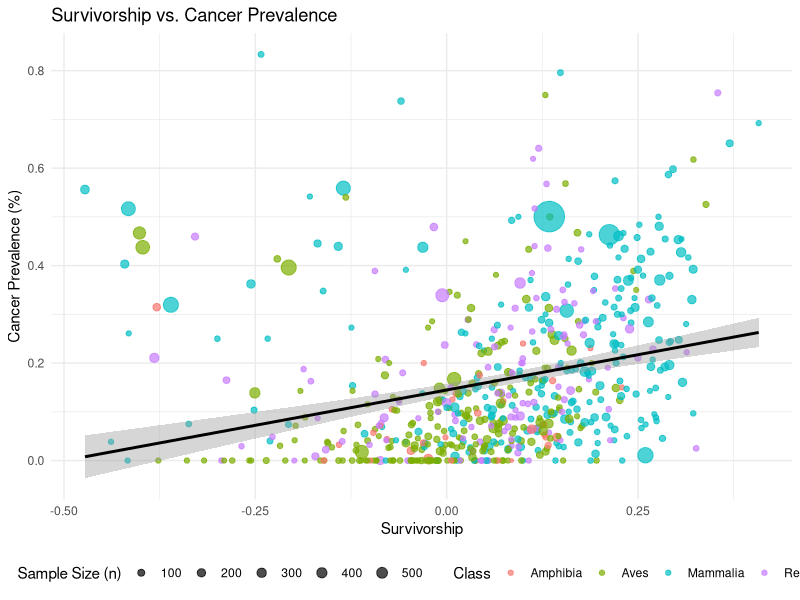

Write R code to recreate this figure.
# Load libraries
library(ggplot2)
library(dplyr)
data <- read.csv("condensed_data.csv")

# Scatterplot with linear regression line and size by n
ggplot(data, aes(x = shape_value, y = cancer_prevalence, color = Class)) +
  geom_point(aes(size = n), alpha = 0.7) +  # size based on n, slightly transparent
  geom_smooth(method = "lm", se = TRUE, color = "black") +   # regression line
  scale_size_continuous(range = c(1, 10), breaks = c(100, 200, 300, 400, 500)) +  # scale size
  theme_minimal() +
  labs(
    x = "Survivorship",
    y = "Cancer Prevalence (%)",
    color = "Class",
    size = "Sample Size (n)",
    title = "Survivorship vs. Cancer Prevalence"
  ) +
  theme(legend.position = "bottom")

# Run the linear model
model <- lm(cancer_prevalence ~ shape_value, data = data)

# See results
summary(model)
